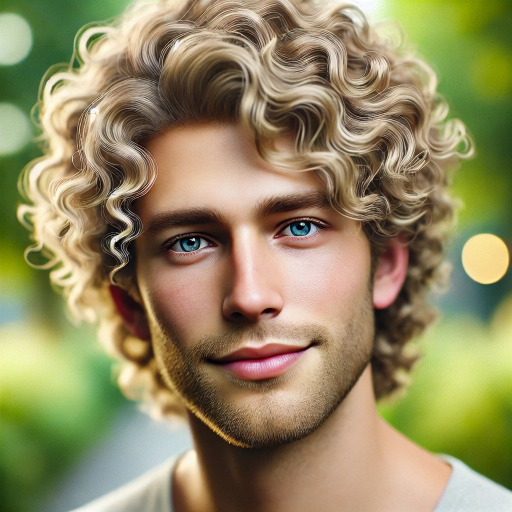
#> input picture worshop-serveless/yf_dokzqy3vcritme8ggnzqlvwa.jpeg, 1024 x 1024 px, found by its file name (shown at 1/2 size)
$ python invoke.py
#> lines starting #> are read from the running program, lines starting #| are printed output that depends on the picture; long printed decimals are rounded
from PIL import Image
import numpy as np
img = Image.open('/workspaces/-ZoomCamp-ML-2025-HW09/worshop-serveless/yf_dokzqy3vcritme8ggnzqlvwa.jpeg').convert('RGB')
#> img is the input picture: PIL image 1024x1024 RGB; mean R, G, B 147.5, 137.7, 98.2
img = img.resize((200,200))
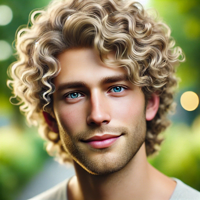
#> img: PIL image 200x200 RGB; mean R, G, B 147.5, 137.7, 98.2
arr = np.array(img).astype(np.float32) / 255.0
print('arr.shape', arr.shape)
#| arr.shape (200, 200, 3)
print('first pixel RGB (H,W,3):', arr[0,0])
#| first pixel RGB (H,W,3): [0.2431 0.4118  0.0902]
print('R channel value (arr[0,0,0]):', arr[0,0,0])
#| R channel value (arr[0,0,0]): 0.2431
# show after transpose
arr_chw = arr.transpose(2,0,1)
print('arr_chw.shape', arr_chw.shape)
#| arr_chw.shape (3, 200, 200)
print('R channel first pixel (arr_chw[0,0,0]):', arr_chw[0,0,0])
#| R channel first pixel (arr_chw[0,0,0]): 0.2431
